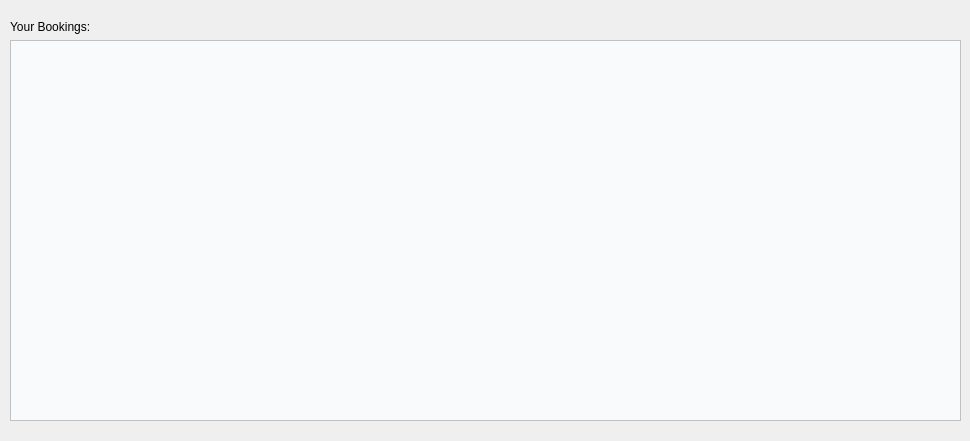
<?xml version="1.0" encoding="UTF-8"?>
<ui version="4.0">
 <class>UserBooking</class>
 <widget class="QDialog" name="UserBooking">
  <property name="geometry">
   <rect>
    <x>0</x>
    <y>0</y>
    <width>970</width>
    <height>441</height>
   </rect>
  </property>
  <property name="windowTitle">
   <string>Dialog</string>
  </property>
  <widget class="QWidget" name="verticalLayoutWidget">
   <property name="geometry">
    <rect>
     <x>10</x>
     <y>20</y>
     <width>951</width>
     <height>401</height>
    </rect>
   </property>
   <layout class="QVBoxLayout" name="verticalLayout">
    <item>
     <widget class="QLabel" name="label">
      <property name="text">
       <string>Your Bookings:</string>
      </property>
     </widget>
    </item>
    <item>
     <widget class="QTableWidget" name="bookingsTable">
      <property name="styleSheet">
       <string notr="true">QTableWidget {
    background-color: #F9FAFB;
    gridline-color: #E5E7EB;
}
QHeaderView::section {
    background-color: #374151;
    color: white;
    padding: 6px;
}</string>
      </property>
     </widget>
    </item>
   </layout>
  </widget>
 </widget>
 <resources/>
 <connections/>
</ui>
